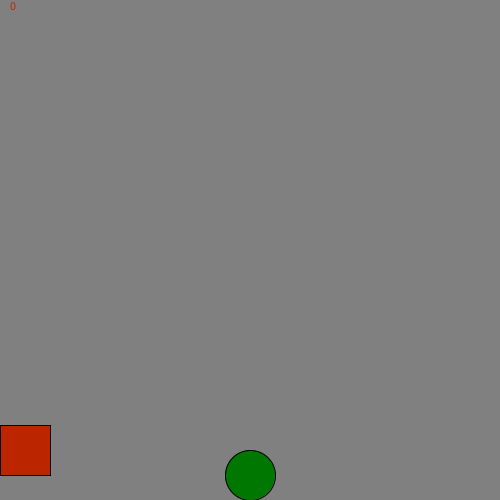
Frame 1 (no input)
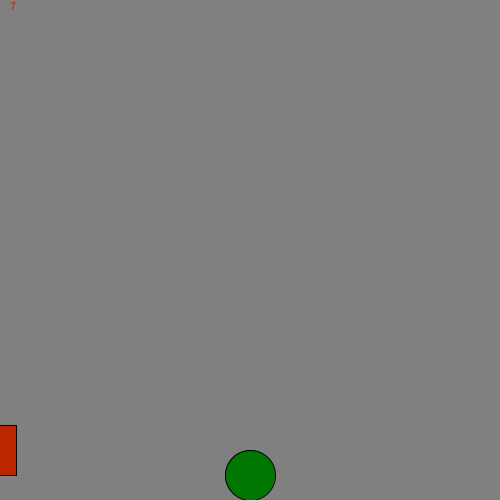
Frame 60 (the mouse pressed at the canvas centre just before this capture)
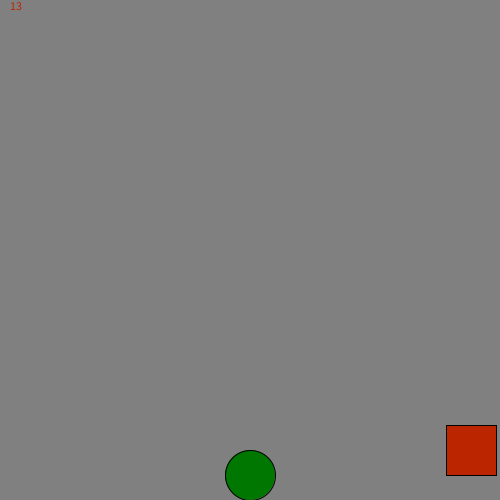
Frame 120 (the mouse held since frame 60 and released just before this capture)

The Processing sketch that drew these frames (run headless with seeded random() and noise(); from frame 60 on, the mouse is pressed at the canvas centre):

// Processing sketch: Frogger
// ── Frogger.pde
int frogy = 475;
int frogx = 250;
Car blob = new Car(0, 425, 50, 187, 37, 0, 8);
int deathcounter = 0;
void setup() {
  size(500, 500);
}
void draw() {
  background(128, 128, 128);
  fill(0, 119, 0);
  ellipse(frogx, frogy, 50, 50);
  fill(187, 37, 0);
  text(""+deathcounter, 10, 10);
  blob.draw();
  blob.fast();
  if (frogy < 0) {
    text("You win, keep heading up to restart", 180, 250);
  }
  if (frogy < -50) {
    frogy = 475;
  }
  if (intersects(blob)) {
    frogx = 250;
    frogy = 475;
    deathcounter = deathcounter+1;
  }
}

void keyPressed() {
  if (key == CODED) {
    if (keyCode == UP) {
      frogy = frogy -25;
    } else if (keyCode == DOWN) {
      frogy = frogy +25;
    } else if (keyCode == LEFT) {
      frogx = frogx -25;
    } else if (keyCode == RIGHT) {
      frogx = frogx +25;
    }
  }
}
boolean intersects(Car car) {
  if ((frogy +5  > car.getY() && frogy -5 < car.getY()+50) && (frogx + 2> car.getX() && frogx -2  < car.getX()+car.getSize()))
    return true;
  else 
  return false;
}
// ── Car.pde
class Car {
  int x;
  int y;
  int w;
  int h;
  int r;
  int g;
  int b;
  int fast;
  Car(int x1, int y1, int w1, int r1, int g1, int b1, int speed) {
    x = x1;
    y = y1;
    w = w1;
    r = r1;
    g = g1;
    b = b1;
    fast = speed;
  }
  void draw() {
    rect(x, y, w, 50);
    fill(r, g, b);
  }
  void fast() {
    x += fast;
    if (x >= 405 + w) {
      x = -w;
    } else if (x <= -5 - w) {
      x = 400 + w;
    }
  }
  int getX() {
    return x;
  }

  int getY() {
    return y;
  }

  int getSize() {
    return w;
  }
}
